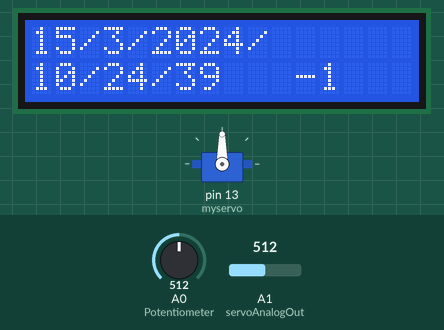
This sketch was run on a simulated Arduino Uno, built with avr-gcc and run on an emulated ATmega328P. Parts: 16×2 character LCD, servo. The inputs (shaded band) are chosen by the test bench; at power-on: A0 (Potentiometer) = 512, A1 (servoAnalogOut) = 512. The local clock reads 2024-03-15 10:24:30 at power-on unless the sketch sets it; what the sketch prints to the serial monitor is not drawn.

Above: at 9.2 s.
9.3 s: A0 (Potentiometer) set to 716
At 10.4 s:
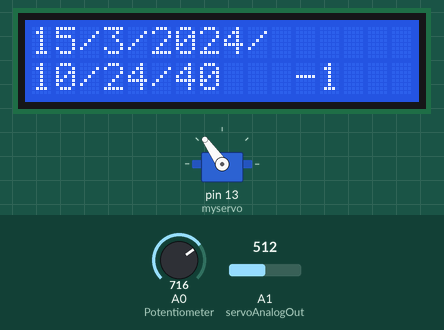
12.4 s: A0 (Potentiometer) set to 900
At 13.4 s:
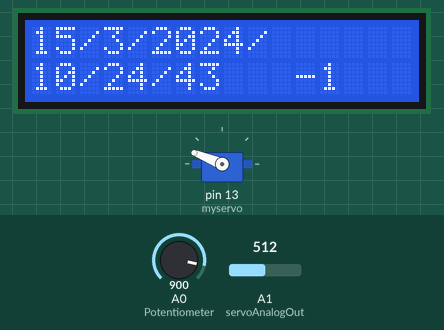
15.5 s: A1 (servoAnalogOut) set to 306
At 16.5 s:
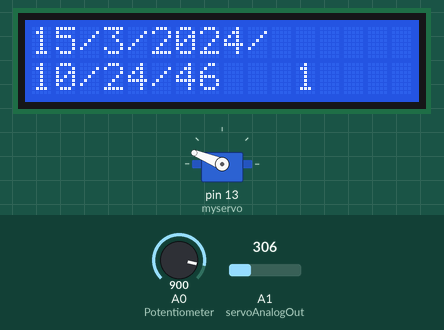
17.7 s: A0 (Potentiometer) set to 306
At 19.0 s:
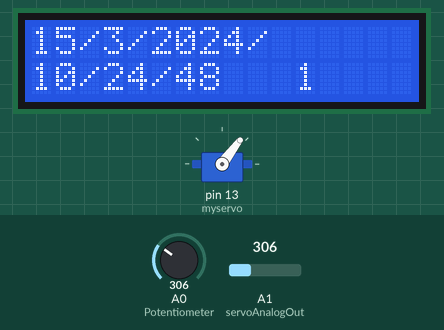
20.8 s: A0 (Potentiometer) set to 122
At 22.1 s:
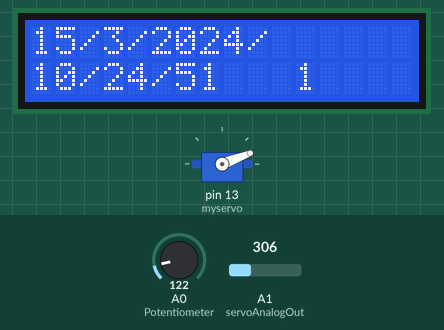
23.9 s: A1 (servoAnalogOut) set to 716
At 25.1 s:
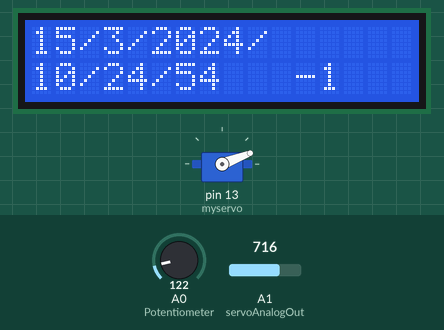
Timing chart, 0 to 26.9 s (numbered marks = the images above; inputs shaded):
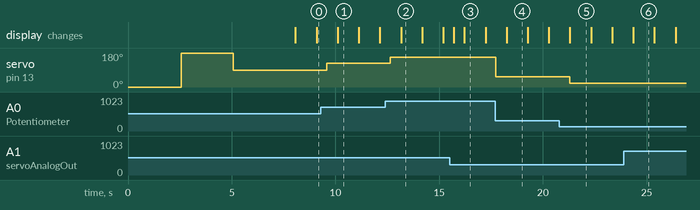

Measured:
- after the input at 9.3 s, servo on pin 13 (myservo): 90° → 125° after 0.29 s
- after the input at 12.4 s, servo on pin 13 (myservo): 125° → 158° after 0.25 s
- after the input at 17.7 s, servo on pin 13 (myservo): 158° → 53° at once
- after the input at 20.8 s, servo on pin 13 (myservo): 53° → 21° after 0.50 s
- what the display in image 1 shows lasts 1.0 s, from 10.1 s to 11.1 s

The sketch:

ServoRead.ino
```cpp
#include <SPI.h> //SD Card Library
#include <SD.h> //SD Card Library
#include <LiquidCrystal.h> //LCD Display library
#include <Servo.h> //Servo library
#include <virtuabotixRTC.h> //RTC library

int CS_PIN = 10; // Digital Pin for SD Card CS pin
File test; // File to write data for SD
LiquidCrystal lcd(12,11,5,4,3,2); //Initializing the LCD
int clk_pin = 6;
int data_pin = 7; // 6,7,8 Pins for the RTC Module
int rst_pin = 8;

virtuabotixRTC myRTC(clk_pin,data_pin,rst_pin); //Initializing the RTC

Servo myservo;  // create servo object to control a servo
int deger; // For fetching the angle
int derece; // For fetching the angle

const int servoAnalogOut=A1; //The new Servo Pin
unsigned int servoValue0Deg, servoValue180Deg; // Variables to store min and max values of servo's pot
int pos = 0;    // variable to store the servo position

void setup() {
 lcd.begin(16,2);
 lcd.print("hello!");
 myservo.attach(13);
 Serial.begin(9600);
 //initializeSD();
 //createFile(test.txt);
 //writeToFile("This is sample text!");
 //closeFile();
 //openFile("test.txt");
 //Serial.println(readLine());
 //Serial.println(readLine());
 //closeFile();
 calibration(); // Calling the function to calibrate Servo
}

void loop() {
 myRTC.updateTime();
 lcd.clear();
 lcd.setCursor(0,0);
 lcd.print(myRTC.dayofmonth);
 lcd.print("/");
 lcd.print(myRTC.month);
 lcd.print("/");
 lcd.print(myRTC.year);   // Writing the initial time to LCD Display with RTC
 lcd.print("/");
 lcd.setCursor(0,1);
 lcd.print(myRTC.hours);
 lcd.print("/");
 lcd.print(myRTC.minutes);
 lcd.print("/");
 lcd.print(myRTC.seconds);
 lcd.print("   ");

 Serial.print(myRTC.dayofmonth);
 Serial.print("/");
 Serial.print(myRTC.month);
 Serial.print("/");
 Serial.print(myRTC.year);
 Serial.print("/");
 Serial.print(myRTC.hours);   // Writing the initial time to Serial with RTC
 Serial.print("/");
 Serial.print(myRTC.minutes);
 Serial.print("/");
 Serial.print(myRTC.seconds);
 Serial.print("   ");
 Serial.println(map(analogRead(servoAnalogOut),servoValue0Deg,servoValue180Deg, 0, 180)); // Writing the Servo angles to Serial with RTC

 lcd.print(map(analogRead(servoAnalogOut),servoValue0Deg,servoValue180Deg, 0, 180)); // Writing the Servo angles to LCD Display with RTC
 delay(500); // This delay is for avoiding the blinking of the new angle on the LCD
 deger = analogRead(A0); // Analog pin for the Potentiometer of the Servo
 derece = map(deger, 0,1023,0,180); // Initializing the Servo angles
 myservo.write(derece);
}

void calibration(){
  myservo.write(0); //set the servo to 0 position
  delay(2000); //wait for the servo to reach there
  servoValue0Deg= analogRead(servoAnalogOut); // Pot value at 0 degrees
  Serial.println("Pot value for 0 deg is " + String(servoValue0Deg)); // Print it!
  delay(500); //fancy delay
  myservo.write(180); //go to 180 degrees
  delay(2000); //wait for the servo to reach there
  servoValue180Deg= analogRead(servoAnalogOut); //pot value at 180 deg
  Serial.println("Pot value for 180 deg is " + String(servoValue0Deg));
  delay(500); //fancy delay
  Serial.println("Now going to 90 Degrees"); //It does what it says
  myservo.write(90);// going to 90 degrees
  delay(2000);// wait for it to reach there
  //myservo.detach(); // stop the PWM so that we can freely move the servo
  delay(1000);
  Serial.println(derece);

}
```
